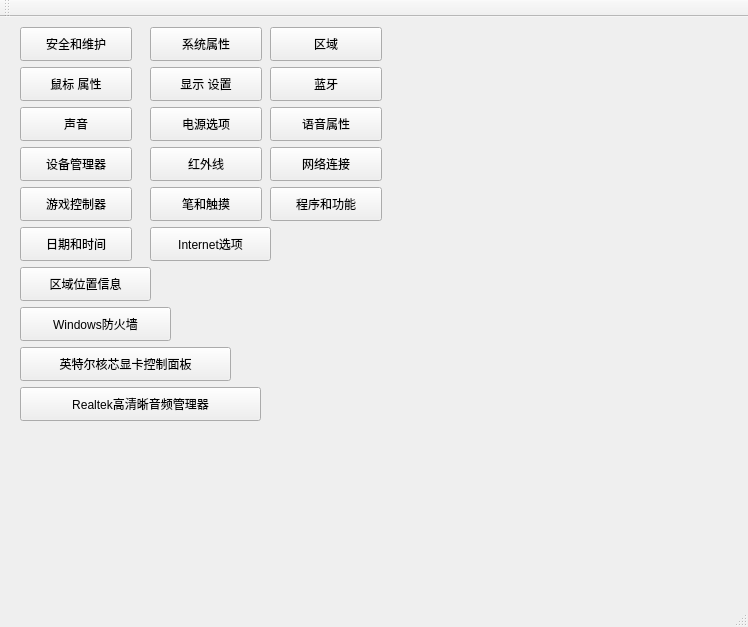
<?xml version="1.0" encoding="UTF-8"?>
<ui version="4.0">
 <class>systemhelpClass</class>
 <widget class="QMainWindow" name="systemhelpClass">
  <property name="geometry">
   <rect>
    <x>0</x>
    <y>0</y>
    <width>748</width>
    <height>627</height>
   </rect>
  </property>
  <property name="windowTitle">
   <string>systemhelp</string>
  </property>
  <widget class="QWidget" name="centralWidget">
   <widget class="QPushButton" name="btn1">
    <property name="geometry">
     <rect>
      <x>20</x>
      <y>10</y>
      <width>112</width>
      <height>34</height>
     </rect>
    </property>
    <property name="text">
     <string>安全和维护</string>
    </property>
   </widget>
   <widget class="QPushButton" name="btn17">
    <property name="geometry">
     <rect>
      <x>150</x>
      <y>210</y>
      <width>121</width>
      <height>34</height>
     </rect>
    </property>
    <property name="text">
     <string>Internet选项</string>
    </property>
   </widget>
   <widget class="QPushButton" name="btn16">
    <property name="geometry">
     <rect>
      <x>20</x>
      <y>210</y>
      <width>112</width>
      <height>34</height>
     </rect>
    </property>
    <property name="text">
     <string>日期和时间</string>
    </property>
   </widget>
   <widget class="QPushButton" name="btn6">
    <property name="geometry">
     <rect>
      <x>270</x>
      <y>50</y>
      <width>112</width>
      <height>34</height>
     </rect>
    </property>
    <property name="text">
     <string>蓝牙</string>
    </property>
   </widget>
   <widget class="QPushButton" name="btn4">
    <property name="geometry">
     <rect>
      <x>20</x>
      <y>50</y>
      <width>112</width>
      <height>34</height>
     </rect>
    </property>
    <property name="text">
     <string>鼠标 属性</string>
    </property>
   </widget>
   <widget class="QPushButton" name="btn2">
    <property name="geometry">
     <rect>
      <x>150</x>
      <y>10</y>
      <width>112</width>
      <height>34</height>
     </rect>
    </property>
    <property name="text">
     <string>系统属性</string>
    </property>
   </widget>
   <widget class="QPushButton" name="btn10">
    <property name="geometry">
     <rect>
      <x>20</x>
      <y>130</y>
      <width>112</width>
      <height>34</height>
     </rect>
    </property>
    <property name="text">
     <string>设备管理器</string>
    </property>
   </widget>
   <widget class="QPushButton" name="btn14">
    <property name="geometry">
     <rect>
      <x>150</x>
      <y>170</y>
      <width>112</width>
      <height>34</height>
     </rect>
    </property>
    <property name="text">
     <string>笔和触摸</string>
    </property>
   </widget>
   <widget class="QPushButton" name="btn9">
    <property name="geometry">
     <rect>
      <x>270</x>
      <y>90</y>
      <width>112</width>
      <height>34</height>
     </rect>
    </property>
    <property name="text">
     <string>语音属性</string>
    </property>
   </widget>
   <widget class="QPushButton" name="btn8">
    <property name="geometry">
     <rect>
      <x>150</x>
      <y>90</y>
      <width>112</width>
      <height>34</height>
     </rect>
    </property>
    <property name="text">
     <string>电源选项</string>
    </property>
   </widget>
   <widget class="QPushButton" name="btn13">
    <property name="geometry">
     <rect>
      <x>20</x>
      <y>170</y>
      <width>112</width>
      <height>34</height>
     </rect>
    </property>
    <property name="text">
     <string>游戏控制器</string>
    </property>
   </widget>
   <widget class="QPushButton" name="btn7">
    <property name="geometry">
     <rect>
      <x>20</x>
      <y>90</y>
      <width>112</width>
      <height>34</height>
     </rect>
    </property>
    <property name="text">
     <string>声音</string>
    </property>
   </widget>
   <widget class="QPushButton" name="btn18">
    <property name="geometry">
     <rect>
      <x>20</x>
      <y>250</y>
      <width>131</width>
      <height>34</height>
     </rect>
    </property>
    <property name="text">
     <string>区域位置信息</string>
    </property>
   </widget>
   <widget class="QPushButton" name="btn3">
    <property name="geometry">
     <rect>
      <x>270</x>
      <y>10</y>
      <width>112</width>
      <height>34</height>
     </rect>
    </property>
    <property name="text">
     <string>区域</string>
    </property>
   </widget>
   <widget class="QPushButton" name="btn5">
    <property name="geometry">
     <rect>
      <x>150</x>
      <y>50</y>
      <width>112</width>
      <height>34</height>
     </rect>
    </property>
    <property name="text">
     <string>显示 设置</string>
    </property>
   </widget>
   <widget class="QPushButton" name="btn15">
    <property name="geometry">
     <rect>
      <x>270</x>
      <y>170</y>
      <width>112</width>
      <height>34</height>
     </rect>
    </property>
    <property name="text">
     <string>程序和功能</string>
    </property>
   </widget>
   <widget class="QPushButton" name="btn19">
    <property name="geometry">
     <rect>
      <x>20</x>
      <y>290</y>
      <width>151</width>
      <height>34</height>
     </rect>
    </property>
    <property name="text">
     <string>Windows防火墙</string>
    </property>
   </widget>
   <widget class="QPushButton" name="btn11">
    <property name="geometry">
     <rect>
      <x>150</x>
      <y>130</y>
      <width>112</width>
      <height>34</height>
     </rect>
    </property>
    <property name="text">
     <string>红外线</string>
    </property>
   </widget>
   <widget class="QPushButton" name="btn21">
    <property name="geometry">
     <rect>
      <x>20</x>
      <y>370</y>
      <width>241</width>
      <height>34</height>
     </rect>
    </property>
    <property name="text">
     <string>Realtek高清晰音频管理器</string>
    </property>
   </widget>
   <widget class="QPushButton" name="btn12">
    <property name="geometry">
     <rect>
      <x>270</x>
      <y>130</y>
      <width>112</width>
      <height>34</height>
     </rect>
    </property>
    <property name="text">
     <string>网络连接</string>
    </property>
   </widget>
   <widget class="QPushButton" name="btn20">
    <property name="geometry">
     <rect>
      <x>20</x>
      <y>330</y>
      <width>211</width>
      <height>34</height>
     </rect>
    </property>
    <property name="text">
     <string>英特尔核芯显卡控制面板</string>
    </property>
   </widget>
  </widget>
  <widget class="QMenuBar" name="menuBar">
   <property name="geometry">
    <rect>
     <x>0</x>
     <y>0</y>
     <width>748</width>
     <height>30</height>
    </rect>
   </property>
  </widget>
  <widget class="QToolBar" name="mainToolBar">
   <attribute name="toolBarArea">
    <enum>TopToolBarArea</enum>
   </attribute>
   <attribute name="toolBarBreak">
    <bool>false</bool>
   </attribute>
  </widget>
  <widget class="QStatusBar" name="statusBar"/>
 </widget>
 <layoutdefault spacing="6" margin="11"/>
 <resources>
  <include location="systemhelp.qrc"/>
 </resources>
 <connections/>
</ui>
